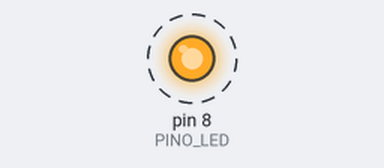
A sketch run on a simulated Arduino Uno, built with avr-gcc and run on an emulated ATmega328P. On the bench: output pins drawn as LEDs (lit = HIGH). Dashed ring = blinking. What the sketch prints to the serial monitor is not drawn.

Above: at 0.2 s.
Timing chart, 0 to 3.0 s (numbered marks = the images above):
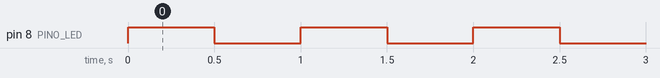

Measured:
- by itself, pin 8 (PINO_LED): alternates HIGH for 0.50 s and LOW for 0.50 s

The sketch:

p09_pisca_led_externo.ino
```cpp
/*
 * Projeto 09: Pisca LED Externo
 * O que faz: Pisca um LED externo na protoboard conectado ao pino D8 em intervalos regulares.
 * Ligações: D8 (Ânodo do LED via resistor 220 Ω), GND (Cátodo do LED)
 * Bibliotecas: Nenhuma biblioteca extra
 * Material: 80 Projetos Arduino
 */

const byte PINO_LED = 8; // Pino digital conectado ao LED via resistor de 220 Ω

const unsigned int INTERVALO_MS = 500; // AJUSTE AQUI: tempo aceso/apagado em milissegundos

void setup() {
  Serial.begin(9600);
  pinMode(PINO_LED, OUTPUT);
  Serial.println(F("Sistema pronto! Pisca LED Externo iniciado."));
}

void loop() {
  digitalWrite(PINO_LED, HIGH);
  Serial.println(F("LED: ACESO (HIGH)"));
  delay(INTERVALO_MS);

  digitalWrite(PINO_LED, LOW);
  Serial.println(F("LED: APAGADO (LOW)"));
  delay(INTERVALO_MS);
}
```
